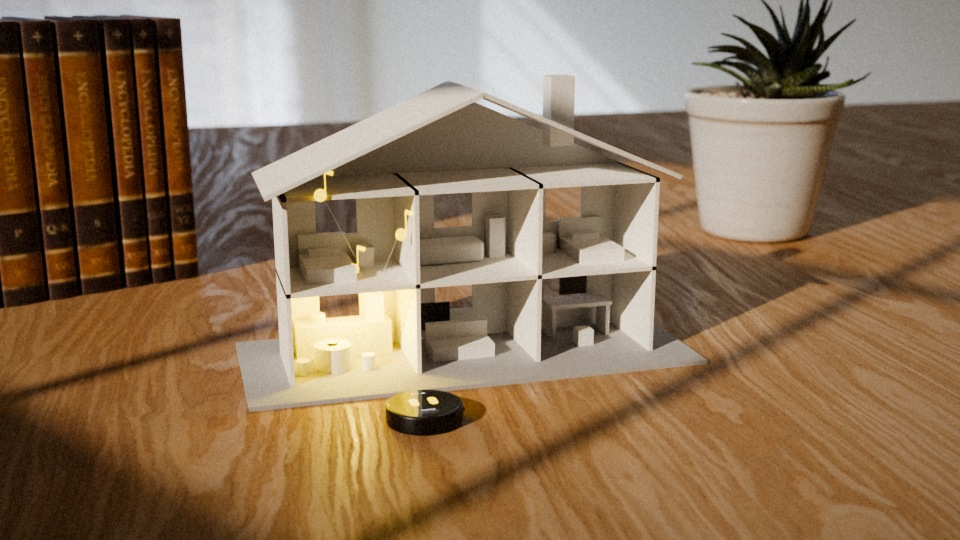
#> input picture film/storyboards/mix-a-zoomin-1.jpg, 960 x 540 px; its folder holds only this picture in this run
$ python mix_sheet.py
#> lines starting #> are read from the running program, lines starting #| are printed output that depends on the picture
"""The comparison sheet for ideas 1 and 2 together, in ../storyboards/mix-overview.jpg: three ways, a row
of three frames each, in film order, with what each frame is under it."""
import os

from PIL import Image, ImageDraw, ImageFont

HERE = os.path.dirname(os.path.abspath(__file__))
SB = os.path.join(HERE, '..', 'storyboards')
FONTS = os.path.join(HERE, '..', 'fonts')
MIX = [('A', 'zoomin', 'House, then into it', 'Open on the model. A room lights, and the camera goes in through its open front.',
        ('The house on the desk. You ask for music; the kitchen answers.', 'Into the card kitchen. There is a tiny puck on its table.', 'The card becomes the real bench, and the day carries on there.')),
       ('B', 'zoomout', 'Bench, then out of it', 'Live on the real bench all day. At the end, pull back: it was one room of the house.',
        ('The real kitchen. Breakfast, and the first question.', 'Pulling back at dinner time: the walls are card.', 'The whole house at night, a puck in a room, the heating on.')),
       ('C', 'together', 'The house on the bench', 'No cut. The model stands on the real bench; talk to the puck, watch the house.',
        ('Morning. The real things, the model among them, the puck listening.', 'Music: the model\'s kitchen lights up beside the real pot.', 'Night. The heating comes on in every room.'))]
font = lambda size, weight=800: ImageFont.truetype(os.path.join(FONTS, f'Nunito-w{weight}.ttf'), size)
CW, CH, PAD, LABEL, CAP = 800, 450, 14, 76, 44

im = Image.new('RGB', (PAD + 3 * (CW + PAD), PAD + len(MIX) * (LABEL + CH + CAP + PAD)), (24, 24, 26))
d = ImageDraw.Draw(im)
for r, (letter, key, title, what, caps) in enumerate(MIX):
    y = PAD + r * (LABEL + CH + CAP + PAD)
    d.text((PAD + 4, y + 12), f'{letter}  {title}', font=font(40, 900), fill=(245, 240, 232))
    d.text((PAD + 4 + d.textlength(f'{letter}  {title}', font=font(40, 900)) + 28, y + 26), what, font=font(25, 700), fill=(217, 119, 87))
    for i, cap in enumerate(caps):
        f = os.path.join(SB, f'mix-{letter.lower()}-{key}-{i + 1}.jpg')
        if os.path.exists(f):
            im.paste(Image.open(f).convert('RGB').resize((CW, CH), Image.LANCZOS), (PAD + i * (CW + PAD), y + LABEL))
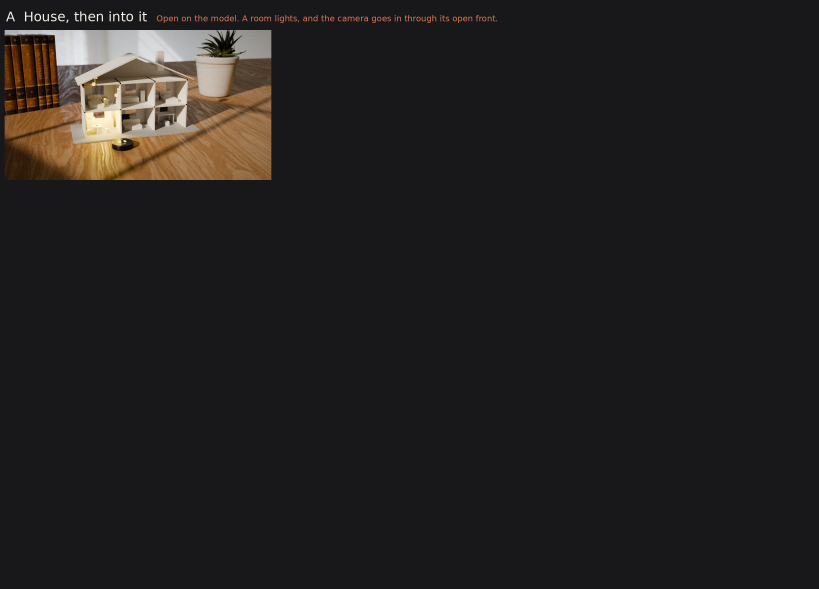
#> im: PIL image 2456x1766 RGB (shown at 1/3 size); mean R, G, B 34, 31.8, 31.4
        d.text((PAD + i * (CW + PAD) + 4, y + LABEL + CH + 8), f'{i + 1}  {cap}', font=font(23, 700), fill=(190, 186, 178))
im.save(os.path.join(SB, 'mix-overview.jpg'), quality=90)
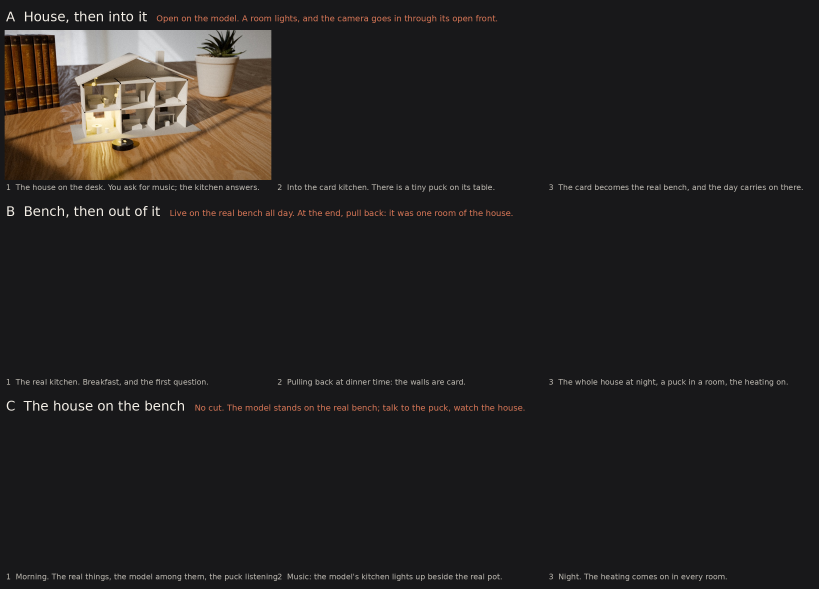
#> saved as mix-overview.jpg: PIL image 2456x1766 RGB (shown at 1/3 size); mean R, G, B 35.8, 33.4, 32.8
print('wrote mix-overview.jpg', im.size)
#| wrote mix-overview.jpg (2456, 1766)
